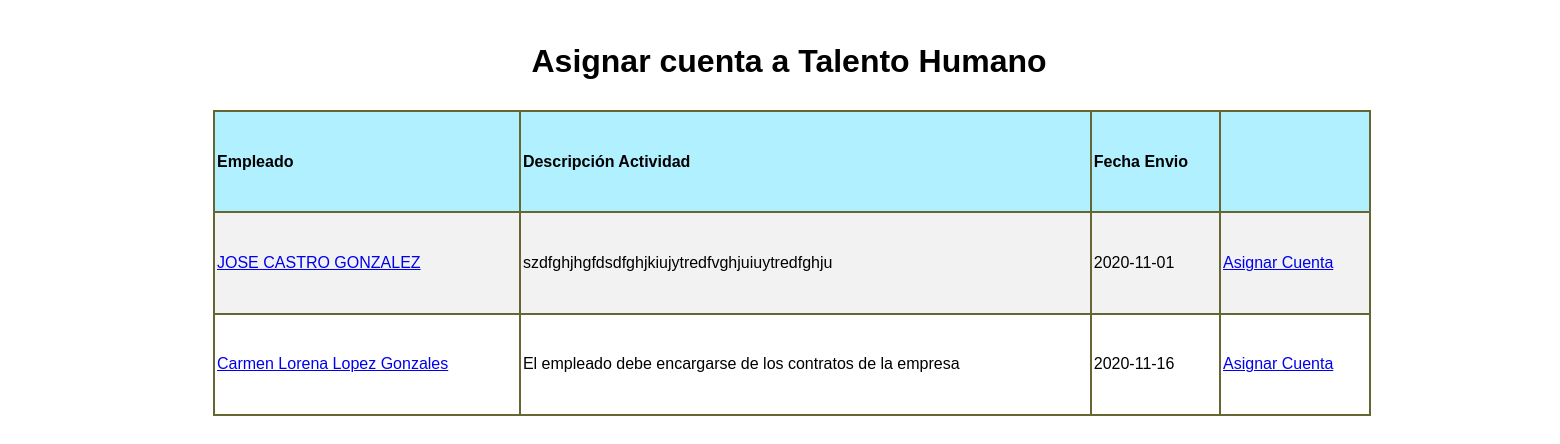
/appausaweb/asignarCuentaTH.php (signed in), run on the app's committed database.
### tables this page shows
CREATE TABLE `solicitud_th` (
  `empleado` bigint(10) NOT NULL,
  `funcion` text NOT NULL,
  `fecha_env` date NOT NULL
);

CREATE TABLE `usuario` (
  `cc` bigint(10) NOT NULL,
  `tipo_doc` varchar(45) NOT NULL,
  `pnombre` varchar(45) NOT NULL,
  `snombre` varchar(45) DEFAULT NULL,
  `papellido` varchar(45) NOT NULL,
  `sapellido` varchar(45) NOT NULL,
  `fecha_nam` date NOT NULL,
  `edad` int(2) NOT NULL,
  `correo_electronico` varchar(150) NOT NULL,
  `telefono` varchar(10) NOT NULL,
  `rol` varchar(45) DEFAULT NULL,
  `e` int(1) NOT NULL
);

### appausaweb/asignarCuentaTH.php (the view, shortened to what this page needs)
<!DOCTYPE html PUBLIC "-//W3C//DTD XHTML 1.0 Transitional//EN" "http://www.w3.org/TR/xhtml1/DTD/xhtml1-transitional.dtd">
<html xmlns="http://www.w3.org/1999/xhtml">
<head>
<link href="multi/formularios2.css" rel="stylesheet" type="text/css" />
</head>
<body>
<div id="apDiv1">
<div id="apDiv3">
</div>
</div>
<div id="apDiv4">
<h1 align="center">Asignar cuenta a Talento Humano</h1></div>
<div id="apDiv6">
<table width="1158" height="306" border=1 cellspacing=0 cellpadding=2 bordercolor="666633">
  <tr bgcolor="#B1F0FE">
    <td><b>Empleado</b></td>
    <td><b>Descripción Actividad</b></td>
    <td><b>Fecha Envio</b></td>
    <td><b></b></td>
  </tr>
  <tr>
  <?php
		include_once("conexion.php");
  		$con=mysqli_connect($host,$usuario,$clave,$bd) or die("ERROR");
		mysqli_set_charset($con,"utf8");
		$sql="SELECT * from solicitud_th;";
		$result=mysqli_query($con,$sql);
		if(mysqli_num_rows($result) != 0){
		while($mostrar=mysqli_fetch_array($result)){
	?>
    <?php
	$empl = $mostrar['empleado'];
    $sql1="SELECT * from usuario where cc = $empl;";
	$result1=mysqli_query($con,$sql1);
	while($mostrar1=mysqli_fetch_array($result1)){
			$pnombre = $mostrar1['pnombre'];
			if (!empty($mostrar1['snombre'])){
				$snombre = $mostrar1['snombre'];
			} else {
				$snombre = "";
			}
			$papellido = $mostrar1['papellido'];
			$sapellido = $mostrar1['sapellido'];
	}
	$e = "$pnombre $snombre $papellido $sapellido";
	?>
    <td><a href="buscarUsuario.php?ccc=<?php echo $mostrar['empleado'] ?>&buscar"><?php echo $e ?></a></td>
    <td><?php echo $mostrar['funcion']?></td>
    <td><?php echo $mostrar['fecha_env'] ?></td>
    <td><a class="btn btn-primary" href="asignarCuentaTH1.php?num=<?php  echo $empl;?>?>"><i class="fa fa-trash-o fa-lg" aria-hidden="true"></i>Asignar Cuenta</a></td>
  </tr>
    <?php }
	}
	?>
</table>
</div>
</body>
</html>

### appausaweb/multi/formularios2.css (style rules this page uses)
tr:nth-child(even) { background-color: #f2f2f2; }

### appausaweb/asignarCuentaTH.php (style rules this page uses)
BODY { font-family:Arial, Helvetica, sans-serif }
#apDiv1 { position: absolute; left: 0px; top: 0px; width: 1564px; height: 701px; z-index: 1; }
#apDiv3 { position: absolute; left: 174px; top: 99px; width: 1252px; height: 543px; z-index: 3; }
#apDiv4 { position: absolute; left: 109px; top: 22px; width: 1360px; height: 48px; z-index: 4; }
#apDiv6 { position: absolute; left: 213px; top: 110px; width: 1164px; height: 514px; z-index: 6; }

### data on the page
solicitud_th: empleado.sapellido "JOSE CASTRO GONZALEZ", funcion "szdfghjhgfdsdfghjkiujytredfvghjuiuytredfghju", fecha_env "2020-11-01"
solicitud_th: empleado.sapellido "Carmen Lorena Lopez Gonzales", funcion "El empleado debe encargarse de los contratos de la empresa", fecha_env "2020-11-16"
